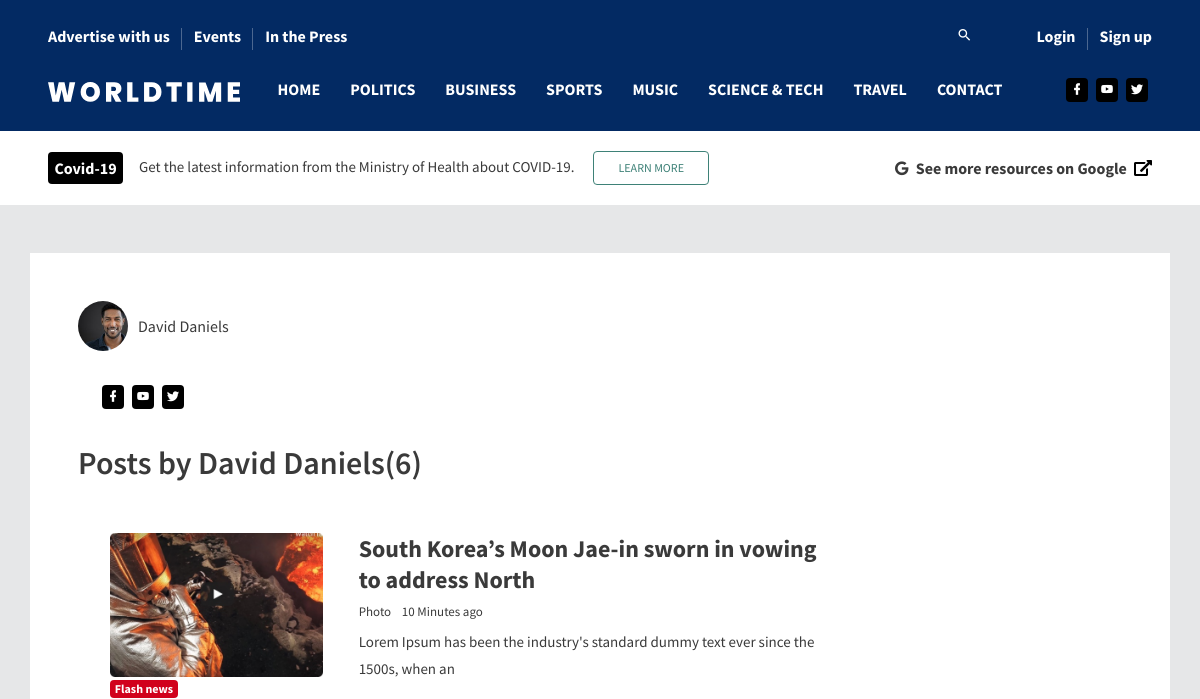
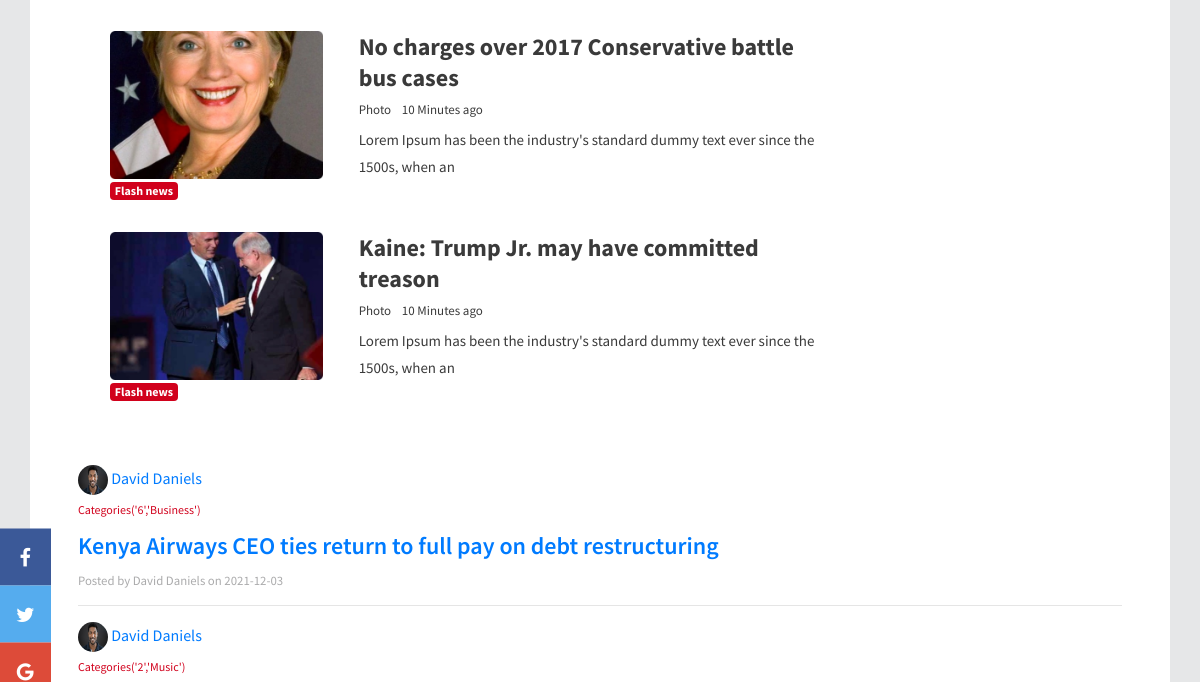
The app's page /author/David Daniels (upper part), older data (2 pictures, top to bottom).
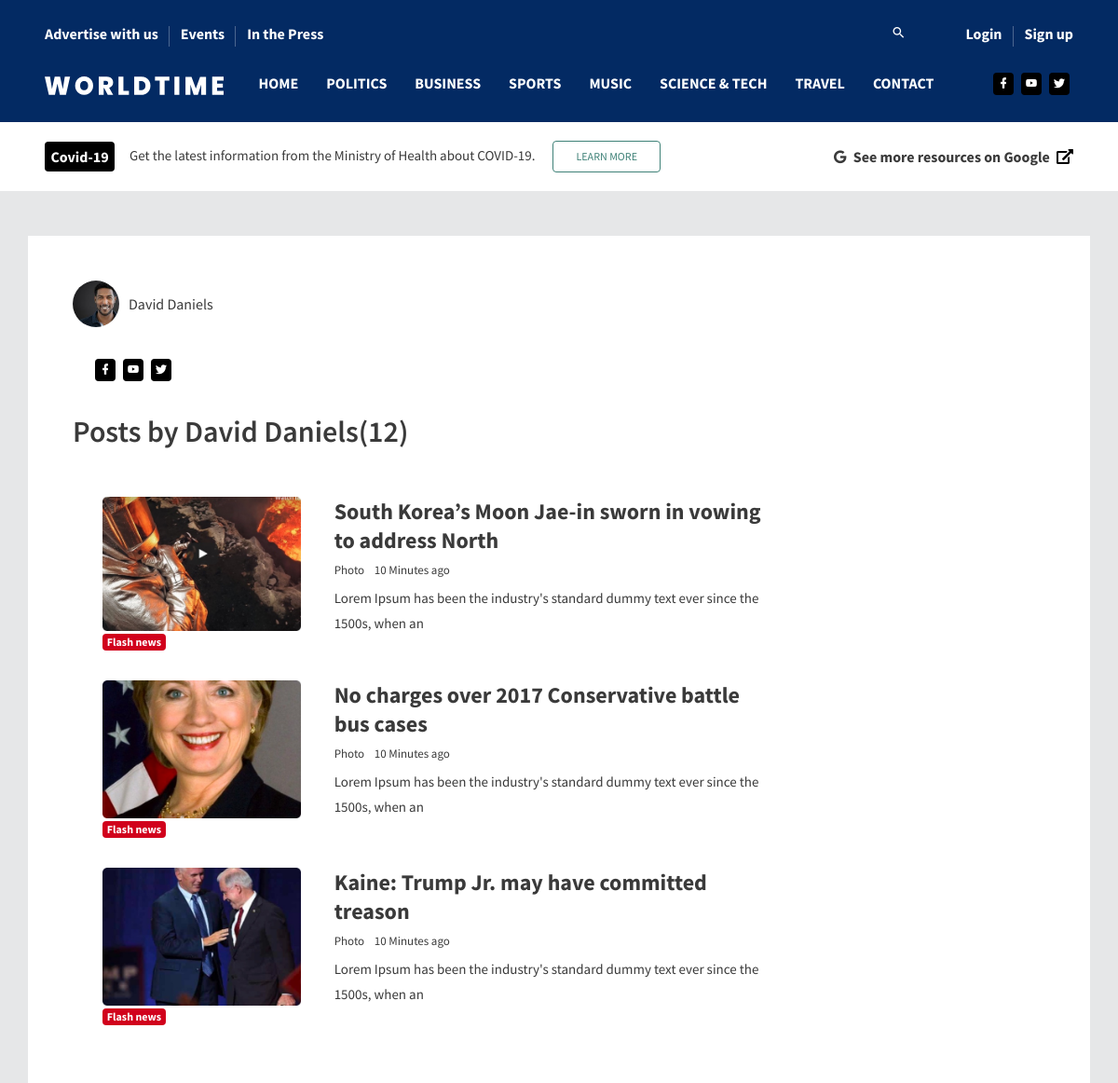
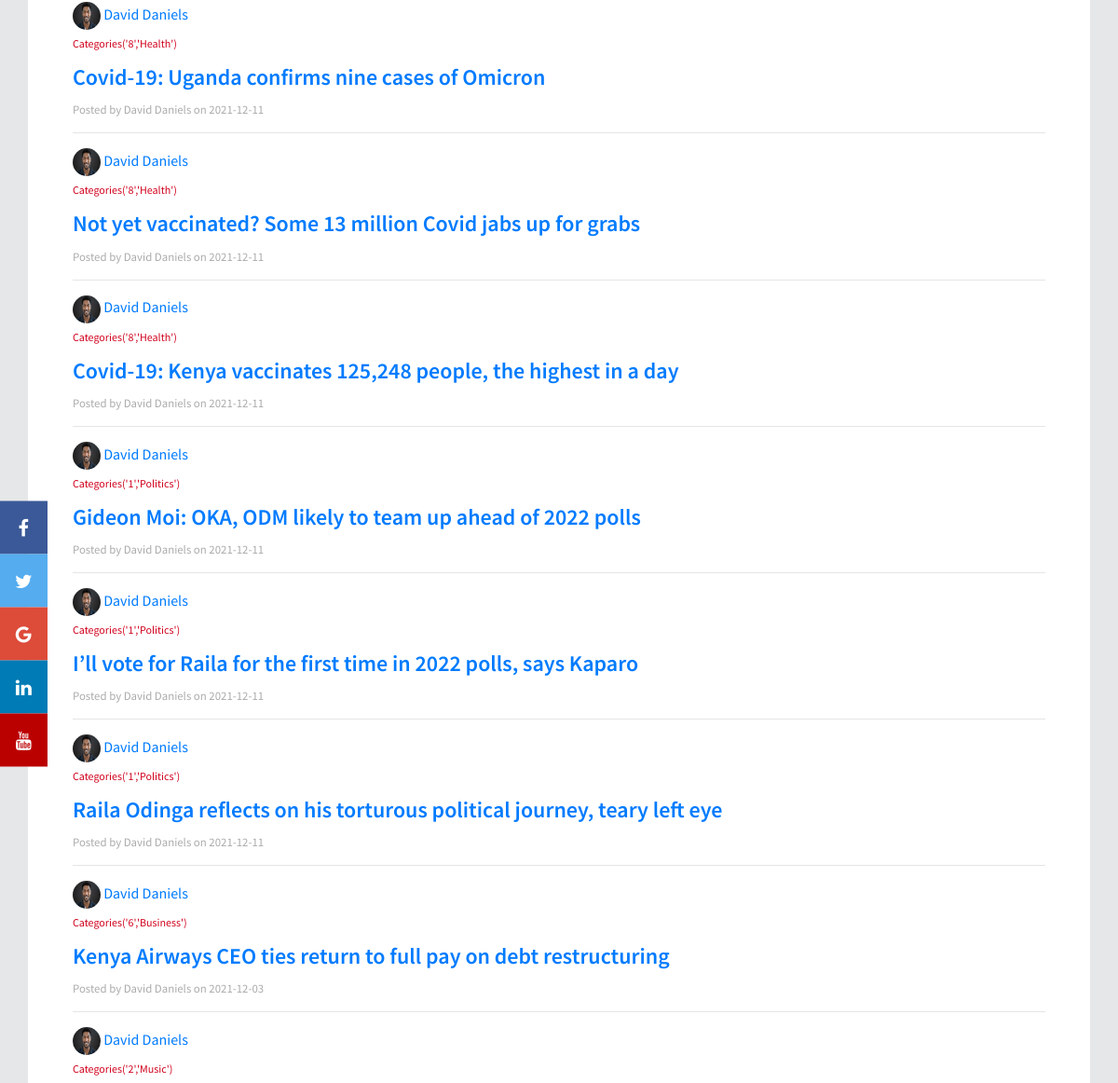
The same page, newer data (2 pictures, top to bottom).
### app/models.py (models this page shows, shortened)
class Users(db.Model, UserMixin):
    id = db.Column(db.Integer,primary_key = True)
    username = db.Column(db.String(20), unique = True, nullable = False)
    email = db.Column(db.String(120), unique =True, nullable = False)
    profile_pic = db.Column(db.String(20), nullable = False, default = 'avatar.png')
    password = db.Column(db.String(100), nullable = False)
    bio = db.Column(db.String(500))
    admin = db.Column(db.Boolean, nullable = False, default = False)
    posts = db.relationship('Articles', backref = 'author', lazy = True)
    videos = db.relationship('Videos', backref = 'vid_author', lazy = True)
    article_comments = db.relationship('Articlecomments', backref='writer',lazy=True)
    video_comments = db.relationship('Videocomments', backref='its_writer',lazy=True)
    post_author = db.Column(db.Boolean, nullable=False, default=False)
    address = db.Column(db.String(50))
    phone_number = db.Column(db.String(50))
    city = db.Column(db.String(50))
    facebook = db.Column(db.String(50))
    twitter = db.Column(db.String(50))
    instagram = db.Column(db.String(50))
    youtube = db.Column(db.String(50))

class Articles(db.Model):
    id = db.Column(db.Integer, primary_key = True)
    title = db.Column(db.String(100), nullable = False)
    category_id = db.Column(db.Integer, db.ForeignKey('categories.id'), nullable = False)
    content = db.Column(db.Text, nullable = False)
    date_posted = db.Column(db.DateTime, nullable = False, default = datetime.utcnow)
    user_id = db.Column(db.Integer, db.ForeignKey('users.id'), nullable = False)
    cover_img = db.Column(db.String(100), nullable = False)
    pic_desc = db.Column(db.String(100), nullable = False)
    users_comments = db.relationship('Articlecomments', backref = 'its_article', lazy = True)

class Categories(db.Model):
    id = db.Column(db.Integer, primary_key=True)
    categoryname = db.Column(db.String(200), nullable = False,unique=True)
    articles = db.relationship('Articles', backref = 'category', lazy = True)
    videos = db.relationship('Videos', backref = 'category', lazy = True)
    tags = db.relationship('Tags', backref = 'its_category', lazy = True)
    def __repr__(self):
        return f"Categories('{self.id}','{self.categoryname}')"

### app/routes.py (the view)
@app.route('/author/<string:username>')
def author_posts(username):
    page = request.args.get('page', 1, type=int)
    user = Users.query.filter_by(username=username).first_or_404()
    articles = Articles.query.filter_by(author=user)\
        .order_by(Articles.date_posted.desc())\
        .paginate(per_page=20, page=page)
    return render_template('author_posts.html',articles = articles, user=user)

### app/templates/author_posts.html (shortened to what this page needs)
{% extends "layout.html" %}
{% block body %}
<div style="background-color: white;" class="container mb-5 mt-5 p-5">
    <div>
      <div class="chip">
        <div style="background-image: url('../static/imgs/profile_pics/{{ user.profile_pic }}');" class="chip-img"></div>
        {{ user.username }}
      </div>
      <div class="p-1 mt-3">
      <ul class="social-media mb-3 p-3">
        <li>
          <a href="#">
            <i class="mdi mdi-facebook"></i>
          </a>
        </li>
        <li>
          <a href="#">
            <i class="mdi mdi-youtube"></i>
          </a>
        </li>
        <li>
          <a href="#">
            <i class="mdi mdi-twitter"></i>
          </a>
        </li>
      </ul>
    </div>
      <h1 class="mb-3">Posts by {{ user.username }}({{ articles.total }})</h1>
    </div>
    <div class="row" data-aos="fade-up">
        <div class="col-lg-9 stretch-card grid-margin">
          <div class="card">
            <div class="card-body">
              <div class="row">
                <div class="col-sm-4 grid-margin">
                  <div class="position-relative">
                    <div class="rotate-img">
                      <img
                        src="{{ url_for('static', filename = 'assets/images/dashboard/home_4.jpg') }}"
                        alt="thumb"
                        class="img-fluid"
                      />
                    </div>
                    <div class="badge-positioned">
                      <span class="badge badge-danger font-weight-bold"
                        >Flash news</span
                      >
                    </div>
                  </div>
                </div>
                <div class="col-sm-8  grid-margin">
                  <h2 class="mb-2 font-weight-600">
                    South Korea’s Moon Jae-in sworn in vowing to address
                    North
                  </h2>
                  <div class="fs-13 mb-2">
                    <span class="mr-2">Photo </span>10 Minutes ago
                  </div>
                  <p class="mb-0">
                    Lorem Ipsum has been the industry's standard dummy
                    text ever since the 1500s, when an
                  </p>
                </div>
              </div>
              <div class="row">
                <div class="col-sm-4 grid-margin">
                  <div class="position-relative">
                    <div class="rotate-img">
                      <img
                        src="{{ url_for('static', filename = 'assets/images/dashboard/home_5.jpg') }}"
                        alt="thumb"
                        class="img-fluid"
                      />
                    </div>
                    <div class="badge-positioned">
                      <span class="badge badge-danger font-weight-bold"
                        >Flash news</span
                      >
                    </div>
                  </div>
                </div>
                <div class="col-sm-8  grid-margin">
                  <h2 class="mb-2 font-weight-600">
                    No charges over 2017 Conservative battle bus cases
                  </h2>
                  <div class="fs-13 mb-2">
                    <span class="mr-2">Photo </span>10 Minutes ago
                  </div>
                  <p class="mb-0">
                    Lorem Ipsum has been the industry's standard dummy
                    text ever since the 1500s, when an
                  </p>
                </div>
              </div>
              <div class="row">
                <div class="col-sm-4">
                  <div class="position-relative">
                    <div class="rotate-img">
                      <img
                        src="{{ url_for('static', filename = 'assets/images/dashboard/home_6.jpg') }}"
                        alt="thumb"
                        class="img-fluid"
                      />
                    </div>
                    <div class="badge-positioned">
                      <span class="badge badge-danger font-weight-bold"
                        >Flash news</span
                      >
                    </div>
                  </div>
                </div>
                <div class="col-sm-8">
                  <h2 class="mb-2 font-weight-600">
                    Kaine: Trump Jr. may have committed treason
                  </h2>
                  <div class="fs-13 mb-2">
                    <span class="mr-2">Photo </span>10 Minutes ago
                  </div>
                  <p class="mb-0">
                    Lorem Ipsum has been the industry's standard dummy
                    text ever since the 1500s, when an
                  </p>
                </div>
              </div>
            </div>
          </div>
        </div>
      </div>
    {% for article in articles.items %}
    <a href="{{ url_for('user_posts',username=article.author.username) }}">
        <img style="border-radius: 50%;width: 30px;height: 30px;"
            src="{{ url_for('static',filename='imgs/profile_pics/' + article.author.profile_pic )}}">
        <span>{{ article.author.username }}</span>
    </a>
    <p><small class="text-danger">{{ article.category }}</small></p>
    <h2><a href="{{ url_for('post', id = article.id) }}">{{ article.title }}</a></h2>
    <small class="text-muted">Posted by {{ article.author.username }} on {{ article.date_posted.strftime('%Y-%m-%d')
        }}</small>
    <hr>
    {% endfor %}
</div>
{% endblock %}

### app/templates/layout.html (shortened to what this page needs)
<!DOCTYPE html>
<html lang="en">
<head>
  <link rel="stylesheet" href="https://maxcdn.bootstrapcdn.com/bootstrap/4.5.2/css/bootstrap.min.css">
  <link rel="stylesheet" href="https://use.fontawesome.com/releases/v5.7.0/css/all.css"
>
  <link rel="stylesheet" href="https://cdnjs.cloudflare.com/ajax/libs/font-awesome/4.7.0/css/font-awesome.min.css">
  <link rel="stylesheet"
    href="{{ url_for('static', filename = 'assets/vendors/mdi/css/materialdesignicons.min.css') }}" />
  <link rel="stylesheet" href="{{ url_for('static', filename = 'assets/vendors/aos/dist/aos.css/aos.css') }}" />
  <link rel="stylesheet" href="{{ url_for('static', filename = 'assets/css/style.css') }}">
  <link rel="stylesheet" href="{{ url_for('static', filename = 'assets/css/additional.css') }}">
</head>
<body style="background-color: #e6e7e8;">
  <div>
    <div class="container-scroller">
      <div class="main-panel">
        <header id="header">
          <div class="container">
            <nav class="navbar navbar-expand-lg navbar-light">
              <div class="navbar-top">
                <div class="d-flex justify-content-between align-items-center">
                  <ul class="navbar-top-left-menu">
                    <li class="nav-item">
                      <a href="#" class="nav-link">Advertise with us</a>
                    </li>
                    <li class="nav-item">
                      <a href="#" class="nav-link">Events</a>
                    </li>
                    <li class="nav-item">
                      <a href="#" class="nav-link">In the Press</a>
                    </li>
                  </ul>
                  <ul class="navbar-top-right-menu">
                    <li class="nav-item">
                      <div class="nav-link">
                        <span onclick="openNav()"><i class="mdi mdi-magnify"></i></span>
                      </div>
                    </li>
                    {% if current_user.is_authenticated %}
                    <li class="nav-item">
                      <a href="{{ url_for('account') }}" class="nav-link">
                        <div style="
                        width: 40px;
                        height: 40px;
                        border-radius: 50%;
                        background-image: url('../static/imgs/profile_pics/{{ current_user.profile_pic }}');
                        background-position: center;
                        background-size: cover;">
                        </div>
                      </a>
                    </li>
                    {% else %}
                    <li class="nav-item">
                      <a href="{{ url_for('login') }}" class="nav-link">Login</a>
                    </li>
                    <li class="nav-item">
                      <a href="{{ url_for('register') }}" class="nav-link">Sign up</a>
                    </li>
                    {% endif %}
                  </ul>
                </div>
              </div>
              <div class="navbar-bottom">
                <div class="d-flex justify-content-between align-items-center">
                  <div>
                    <a class="navbar-brand" href="{{ url_for('index') }}">
                      <img src="{{ url_for('static', filename = 'assets/images/logo.svg') }}" />
                    </a>
                  </div>
                  <div>
                    <div class="navbar-collapse justify-content-center collapse" id="navbarSupportedContent">
                      <ul class="navbar-nav d-lg-flex justify-content-between align-items-center">
                        <li class="nav-item active">
                          <a class="nav-link" href="{{ url_for('index') }}">Home</a>
                        </li>
                        <li class="nav-item">
                          <a class="nav-link" href="{{ url_for('categories', category_id=1) }}">POLITICS</a>
                        </li>
                        <li class="nav-item">
                          <a class="nav-link" href="{{ url_for('categories', category_id=6) }}">Business</a>
                        </li>
                        <li class="nav-item">
                          <a class="nav-link" href="{{ url_for('categories', category_id=3) }}">Sports</a>
                        </li>
                        <li class="nav-item">
                          <a class="nav-link" href="{{ url_for('categories', category_id=2) }}">Music</a>
                        </li>
                        <li class="nav-item">
                          <a class="nav-link" href="{{ url_for('categories', category_id=7) }}">Science & Tech</a>
                        </li>
                        <li class="nav-item">
                          <a class="nav-link" href="{{ url_for('categories', category_id=5) }}">Travel</a>
                        </li>
                        <li class="nav-item">
                          <a class="nav-link" href="{{ url_for('contact') }}">Contact</a>
                        </li>
                      </ul>
                    </div>
                  </div>
                  <ul class="social-media">
                    <li>
                      <a href="#">
                        <i class="mdi mdi-facebook"></i>
                      </a>
                    </li>
                    <li>
                      <a href="#">
                        <i class="mdi mdi-youtube"></i>
                      </a>
                    </li>
                    <li>
                      <a href="#">
                        <i class="mdi mdi-twitter"></i>
                      </a>
                    </li>
                  </ul>
                </div>
              </div>
            </nav>
          </div>
        </header>
        <div class="flash-news-banner">
          <div class="container">
            <div class="d-lg-flex align-items-center justify-content-between">
              <div class="d-flex align-items-center">
                <span class="badge badge-dark mr-3">Covid-19</span>
                <p class="mb-0">
                  Get the latest information from the Ministry of Health about COVID-19.
                  <a class="btn btn-outline-success ml-3" href="http://www.health.go.ke/">LEARN MORE</a>
                </p>
              </div>
              <div class="d-flex">
                <span><i class="fa fa-google mr-1"></i> See more resources on Google
                  <a class="ml-1" href="https://www.google.com/search?kgmid=/g/11j2cc_qll">
                  <i style="color: black;" class="fas fa-external-link-alt"></i>
                </a>
              </span>
              </div>
            </div>
          </div>
        </div>
        <div class="icon-bar">
          <a href="#" class="facebook"><i class="fa fa-facebook"></i></a>
          <a href="#" class="twitter"><i class="fa fa-twitter"></i></a>
          <a href="#" class="google"><i class="fa fa-google"></i></a>
          <a href="#" class="linkedin"><i class="fa fa-linkedin"></i></a>
          <a href="#" class="youtube"><i class="fa fa-youtube"></i></a>
        </div>
        {% block body %}{% endblock body %}
      </div>
    </div>
  </div>
</body>
</html>

### app/static/assets/css/additional.css (style rules this page uses)
.icon-bar { position: fixed; top: 50%; z-index: 999; -webkit-transform: translateY(-50%); -ms-transform: translateY(-50%); transform: translateY(-50%); }
.icon-bar a { display: block; text-align: center; padding: 16px; transition: all 0.3s ease; color: white; font-size: 20px; }
.facebook { background: #3B5998; color: white; }
.twitter { background: #55ACEE; color: white; }
.google { background: #dd4b39; color: white; }
.linkedin { background: #007bb5; color: white; }
.youtube { background: #bb0000; color: white; }
.chip { display: inline-block; padding: 0 25px; height: 50px; font-size: 16px; line-height: 50px; border-radius: 25px; }
.chip-img { float: left; margin: 0 10px 0 -25px; height: 50px; width: 50px; border-radius: 50%; background-repeat: no-repeat; background-size: cover; }

Row changes from the older to the newer data that the page shows:
added Articles: profile_pic (picture), author.username "David Daniels", category "Categories('8','Health')", title "Covid-19: Uganda confirms nine cases of Omicron", date_posted "2021-12-11"
added Articles: profile_pic (picture), author.username "David Daniels", category "Categories('8','Health')", title "Not yet vaccinated? Some 13 million Covid jabs up for grabs", date_posted "2021-12-11"
added Articles: profile_pic (picture), author.username "David Daniels", category "Categories('8','Health')", title "Covid-19: Kenya vaccinates 125,248 people, the highest in a day", date_posted "2021-12-11"
added Articles: profile_pic (picture), author.username "David Daniels", category "Categories('1','Politics')", title "Gideon Moi: OKA, ODM likely to team up ahead of 2022 polls", date_posted "2021-12-11"
added Articles: profile_pic (picture), author.username "David Daniels", category "Categories('1','Politics')", title "I’ll vote for Raila for the first time in 2022 polls, says Kaparo", date_posted "2021-12-11"
added Articles: profile_pic (picture), author.username "David Daniels", category "Categories('1','Politics')", title "Raila Odinga reflects on his torturous political journey, teary left eye", date_posted "2021-12-11"
Text that changed along with them:
{{ articles.total }}: "6" → "12"
